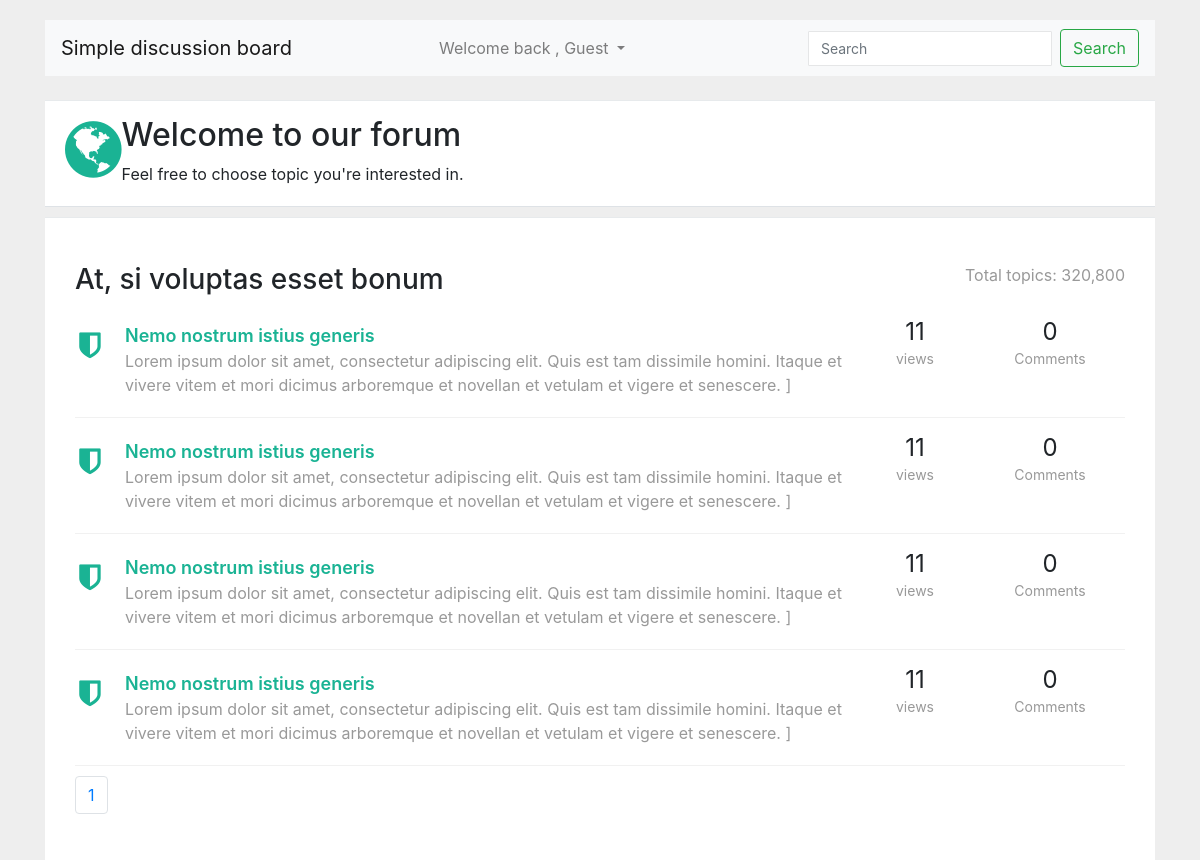
The page /forum-topics.php?id=2 on the database as committed earlier.
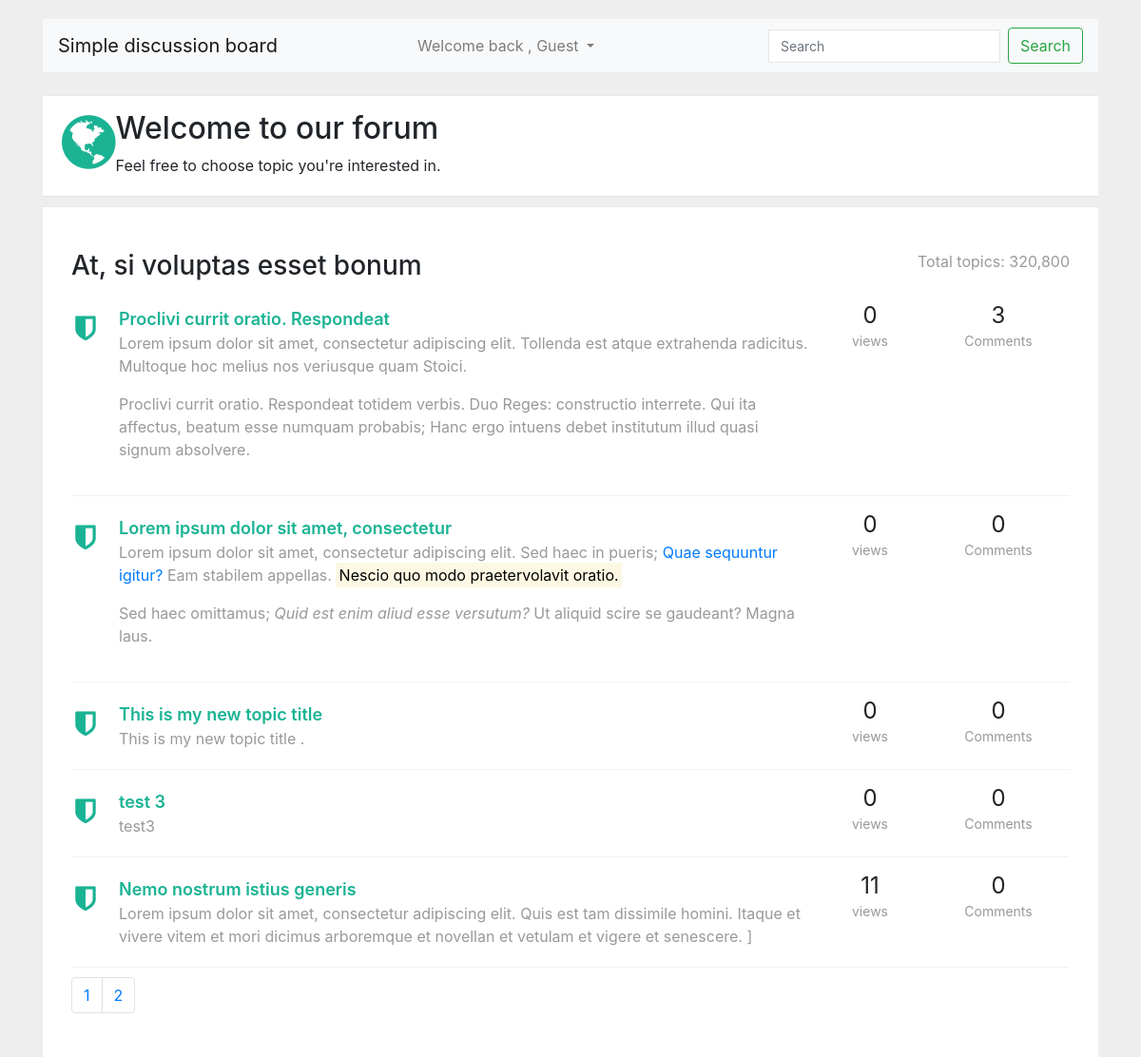
The same page on the database as committed later.
### tables this page shows
CREATE TABLE `topics` (
  `id` int(11) NOT NULL,
  `title` varchar(211) NOT NULL,
  `topic_sub_title` text DEFAULT NULL,
  `user_id` int(11) NOT NULL,
  `views` int(11) NOT NULL DEFAULT 0,
  `slug` varchar(122) NOT NULL,
  `likes` int(11) NOT NULL DEFAULT 0,
  `dislikes` int(11) NOT NULL DEFAULT 0,
  `created_at` datetime NOT NULL,
  `updated_at` datetime NOT NULL,
  `forum_id` int(11) NOT NULL
);

### include/class_autoloader.inc.php (called while the page is built, shortened)
<?php
function classAutoloader ( $className ){
	$path = 'classes/';
	$extension = '.class.php';
	$fullPath = $path . $className . $extension ;
}

### classes/forum.class.php (called while the page is built, shortened)
<?php
class Forum extends DbConnect {
public function getNumberOfCommentsByTopicId($topic_id ){
$sql = 'select * from replies where topic_id = ? ';
$query = $this -> connect() -> prepare($sql );
$query -> execute( [ $topic_id ]);
$results = count($query -> fetchAll());
return $results;
}
public function getAllTopicsByForumId($forum_id ){
	$page = isset($_GET['page']) ? (int)$_GET['page'] : 1 ;
	$perPage = isset( $_GET['per-page']) && $_GET['per-page'] <= 5 ? (int)$_GET['per-page'] : 5 ;
	$start = ($page > 1 ) ? ($page * $perPage ) - $perPage : 0;
	$sql = 'select * from topics where forum_id = :forum_id  order by created_at desc LIMIT :start  , :perPage ';
	$query = $this -> connect() -> prepare($sql);
	$query -> bindParam( ':forum_id' , $forum_id , PDO::PARAM_INT );
	$query -> bindParam( ':start' , $start , PDO::PARAM_INT );
	$query -> bindParam( ':perPage' , $perPage , PDO::PARAM_INT );
	$query -> execute();
	$topics = $query -> fetchAll();
	$sql = 'select * from topics where forum_id = :forum_id';
	$query = $this -> connect() -> prepare($sql);
	$query -> bindParam( ':forum_id' , $forum_id , PDO::PARAM_INT );
	$query -> execute();
	$topicCount = $query -> fetchAll();
	$allTopics = count( $topicCount);
	$pages = ceil( $allTopics / $perPage);
	return array( 'pages' => $pages , 'topics' => $topics , 'per-page' => $perPage);
}
}

### include/db.inc.php (called while the page is built, shortened)
<?php
class DbConnect {
	private $host = HOST;
	private $dbname = DBNAME;
	private $username = USERNAME;
	private $password = PASSWORD;
	protected function connect(){
		try {
			$sql = 'mysql:host='. $this -> host .';dbname='. $this -> dbname ;
			$pdo = new PDO ( $sql , $this -> username , $this -> password );
			$pdo -> setAttribute ( PDO::ATTR_DEFAULT_FETCH_MODE , PDO::FETCH_ASSOC );
			$pdo -> setAttribute ( PDO::ATTR_ERRMODE , PDO::ERRMODE_EXCEPTION );
			$pdo -> exec( 'set names utf8');
			return $pdo ;
		} catch ( PDOException $e) {
			echo $e -> getMessage();
		}
	}
}

### forum-topics.php (the view, shortened to what the changed rows need)
<?php
require_once 'include/db.inc.php';
require_once 'include/class_autoloader.inc.php';
 ?>
 <!doctype html>
<html lang="en">
  <head>
    <?php require_once 'partials/__head.php' ?>
  </head>
  <body>
    <link href="https://maxcdn.bootstrapcdn.com/font-awesome/4.3.0/css/font-awesome.min.css" rel="stylesheet">
<div class="container">
<div class="row">
    <div class="col-lg-12">
        <div class="wrapper wrapper-content animated fadeInRight">
<?php require_once 'partials/__navbar.php' ?>
            <?php require_once 'partials/__top_nav.php' ?>
            <div class="ibox-content forum-container">
<?php
try {
$forum_id = $_GET['id'];
$forum = new Forum();
} catch ( PDOException $e ){
    echo $e -> getMessage();
}
 ?>
<?php
if( count( $forum -> getAllTopicsByForumId($forum_id)['topics'])> 0 ){
foreach ( $forum -> getAllTopicsByForumId($forum_id )['topics'] as $topic ){
?>
  <div class="forum-item active">
                    <div class="row">
                        <div class="col-md-9">
                            <div class="forum-icon">
                                <i class="fa fa-shield"></i>
                            </div>
                            <a href="topic-replies.php?id=<?php echo $topic['id'] ?>" class="forum-item-title"><?php echo $topic['title'] ?></a>
                            <div class="forum-sub-title"><?php echo $topic['topic_sub_title'] ?></div>
                        </div>
                        <div class="col-md-1 forum-info">
                            <span class="views-number">
                             <?php echo $topic['views'] ?>
                            </span>
                            <div>
                                <small>views</small>
                            </div>
                        </div>
                        <div class="col-md-2 forum-info">
                            <span class="views-number">
<?php echo $forum -> getNumberOfCommentsByTopicId($topic['id']) ?>
                            </span>
                            <div>
                                <small>Comments</small>
                            </div>
                        </div>
                    </div>
                </div>
<?php
}
?>
<nav aria-label="Page navigation example">
  <ul class="pagination">
<?php
$pages = $forum -> getAllTopicsByForumId($forum_id)['pages'];
$perPage = $forum -> getAllTopicsByForumId($forum_id)['per-page'];
if( !isset($_GET['id'])){
    $id = 1 ;
} else {
    $id = (int)$_GET['id'];
}
for ( $x = 1 ; $x <= $pages ; $x++ ) {
?>
    <li class="page-item">
        <a class="page-link" href="?id=<?php echo $id; ?>&page=<?php echo $x;  ?>&per-page=<?php echo $perPage;  ?>"><?php echo $x ; ?></a>
    </li>
<?php
}
 ?>
  </ul>
</nav>
<?php
} else {
    echo 'There is no topics in this forum.';
}
?>
            </div>
        </div>
    </div>
</div>
</div>
  </body>
</html>

Rows that differ between the two databases and show on the page:
no longer on this page (row unchanged): topics: title "Nemo nostrum istius generis", topic_sub_title "Lorem ipsum dolor sit amet, consectetur adipiscing elit. Quis est tam dissimile homini. Itaque et vivere vitem et mori dicimus arboremque et novellan et vetulam et vigere et senescere. ]", views "11", id "0"
no longer on this page (row unchanged): topics: title "Nemo nostrum istius generis", topic_sub_title "Lorem ipsum dolor sit amet, consectetur adipiscing elit. Quis est tam dissimile homini. Itaque et vivere vitem et mori dicimus arboremque et novellan et vetulam et vigere et senescere. ]", views "11", id "0"
no longer on this page (row unchanged): topics: title "Nemo nostrum istius generis", topic_sub_title "Lorem ipsum dolor sit amet, consectetur adipiscing elit. Quis est tam dissimile homini. Itaque et vivere vitem et mori dicimus arboremque et novellan et vetulam et vigere et senescere. ]", views "11", id "0"
added topics: title "Proclivi currit oratio. Respondeat", topic_sub_title "Lorem ipsum dolor sit amet, consectetur adipiscing elit. Tollenda est atque extrahenda radicitus. Multoque hoc melius nos veriusque quam Stoici. Proclivi currit oratio. Respondeat totidem verbis. Duo Reges: constructio interrete. Qui ita affectus, beatum esse numquam probabis; Hanc ergo intuens debet institutum illud quasi signum absolvere.", views "0", id "3"
added topics: title "Lorem ipsum dolor sit amet, consectetur", topic_sub_title "Lorem ipsum dolor sit amet, consectetur adipiscing elit. Sed haec in pueris; Quae sequuntur igitur? Eam stabilem appellas. Nescio quo modo praetervolavit oratio. Sed haec omittamus; Quid est enim aliud esse versutum? Ut aliquid scire se gaudeant? Magna laus.", views "0", id "0"
added topics: title "This is my new topic title", topic_sub_title "This is my new topic title .", views "0", id "0"
added topics: title "test 3", topic_sub_title "test3", views "0", id "0"
Other text that changed with them:
new list line: "2"
